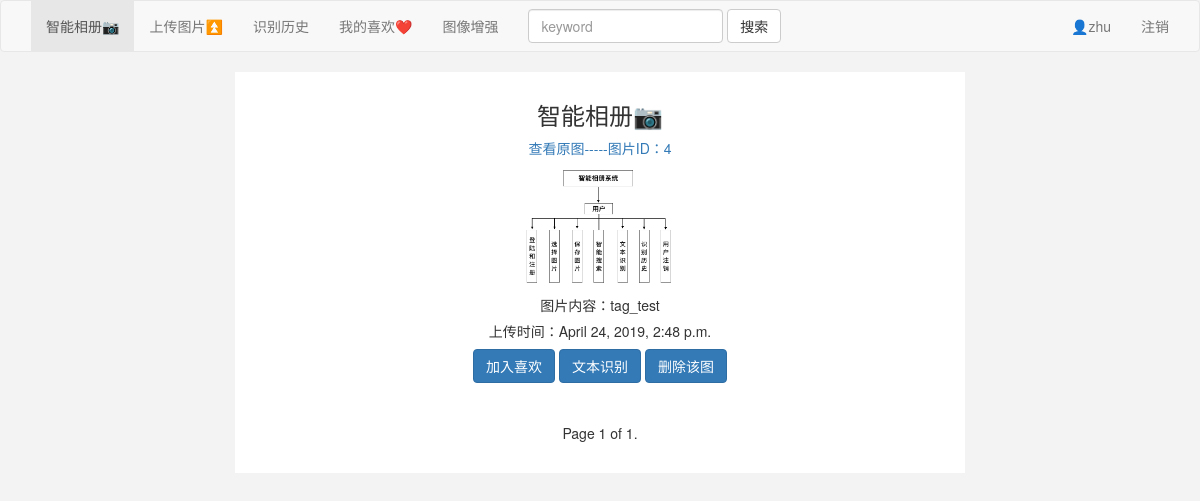
The page /ocr/ (signed in) on the database as committed earlier.
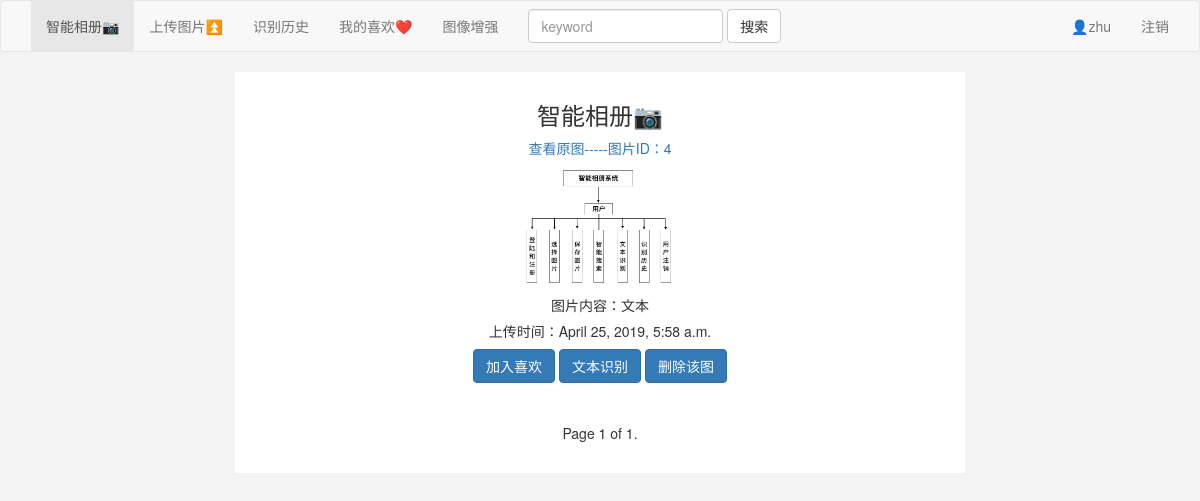
The same page on the database as committed later.
### ocr/models.py (models this page shows)
class Image(models.Model):
    user = models.ForeignKey(User, on_delete=models.CASCADE)
    img_path = models.ImageField(upload_to='ocr/image/', blank=True, null=True, max_length=500)
    upload_date = models.DateTimeField(auto_now=True)
    tag = models.TextField()

### ocr/views.py (the view)
# urls.py: path('', views.index, name="index"),
@login_required(login_url='login')
def index(request):
    message = {}
    album = Image.objects.filter(user=request.user).order_by('-upload_date')[:15]
    paginator = Paginator(album, 6)
    page = request.GET.get('page')
    contacts = paginator.get_page(page)
    message['contacts'] = contacts
    return render(request, 'ocr/index.html', message)

### ocr/templates/ocr/index.html (shortened to what this page needs)
{% extends 'ocr/base.html' %}
{% block main %}
<div class="page-title">
<h3 class="page-title">智能相册📷</h3>
{% for image in contacts %}
    <a href="/ocr/image/{{ image.id }}/">
    <p> 查看原图-----图片ID：{{image.id }} </p>
    </a>
    <img src="/static/media/{{ image.img_path }}" width="150" height="120"/>
    <h5>
        图片内容：{{ image.tag }}
    </h5>
    <h5> 上传时间：{{ image.upload_date }} </h5>
    <a href="{% url 'add_to_favorite' id=image.id %}"><button class="btn btn-primary">加入喜欢</button></a>
    <a href="{% url 'image' id=image.id %}"><button class="btn btn-primary">文本识别</button></a>
    <a href="{% url 'delete' id=image.id %}"><button class="btn btn-primary">删除该图</button></a>
{% endfor %}
<div class="pagination">
    <span class="step-links">
        <span class="current">
            Page {{ contacts.number }} of {{ contacts.paginator.num_pages }}.
        </span>
    </span>
</div>
</div>
{% endblock %}

Rows that differ between the two databases and show on the page:
changed Image id 4: tag "tag_test" → "文本"; upload_date "April 24, 2019, 2:48 p.m." → "April 25, 2019, 5:58 a.m."
